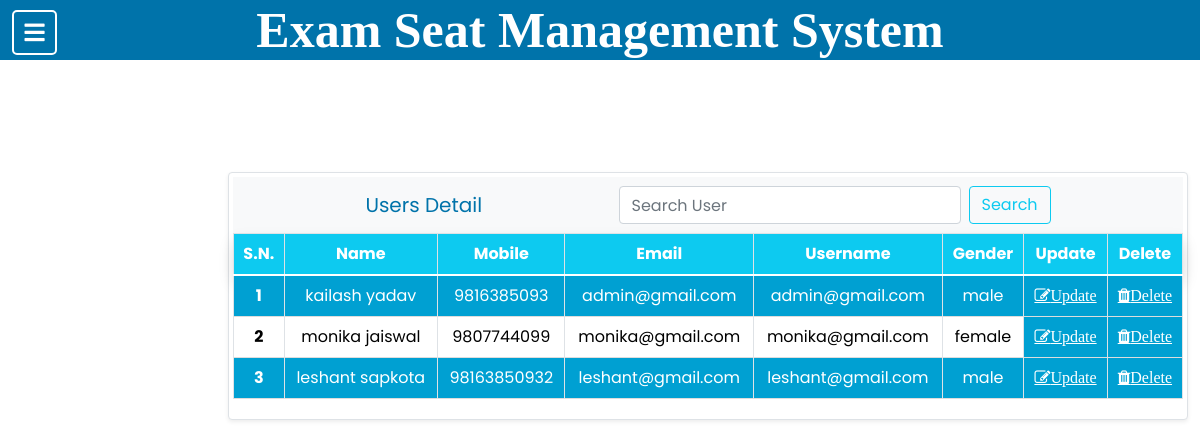
Page /nav/nav_user_status.php (signed in) on the committed database.
### tables this page shows
CREATE TABLE `user` (
  `user_id` int(5) NOT NULL,
  `first_name` varchar(100) NOT NULL,
  `last_name` varchar(100) NOT NULL,
  `mobile` bigint(10) NOT NULL,
  `email` varchar(100) NOT NULL,
  `username` varchar(100) NOT NULL,
  `password` varchar(100) NOT NULL,
  `gender` varchar(10) NOT NULL,
  `role` int(1) NOT NULL,
  `status` int(1) NOT NULL
);

### view/view_user.php (the view, shortened to what this page needs)
<!DOCTYPE html>
<html lang="en">
<head>
    <link rel="stylesheet" href="https://cdn.jsdelivr.net/npm/bootstrap@4.3.1/dist/css/bootstrap.min.css">
    <link href="https://cdn.jsdelivr.net/npm/bootstrap@5.0.2/dist/css/bootstrap.min.css" rel="stylesheet">
    <link rel="stylesheet" href="https://cdnjs.cloudflare.com/ajax/libs/font-awesome/5.15.3/css/all.min.css" />
    <link rel="stylesheet" href="https://cdnjs.cloudflare.com/ajax/libs/font-awesome/4.7.0/css/font-awesome.min.css">
    <link rel="stylesheet" href="../CSS/navtest.css">
    <link rel="stylesheet" href="../CSS/view.css">
</head>
<body>
    <?php
    include("../connection.php");
    $sql = "SELECT * FROM user;";
    $result = mysqli_query($connection, $sql) or die("Querry Failed! " . mysqli_error($connection));
    ?>
    <div class="fixed-top row border shadow-sm p-1 mb-1 bg-body rounded" id="container">
        <nav class="navbar navbar-light bg-light">
            <a class="navbar-brand">Users Detail</a>
            <form class="form-inline" action="#" method="post">
                <input class="form-control mr-sm-2" type="search" placeholder="Search User" name="username" aria-label="Search">
                <button class="btn btn-outline-info my-2 my-sm-0" type="submit" name="search">Search</button>
            </form>
        </nav>
        <table class="table table-bordered" id="table">
            <thead>
                <tr class="shadow p-3 mb-5 bg-info rounded">
                    <th scope="col">S.N.</th>
                    <th scope="col">Name</th>
                    <th scope="col">Mobile</th>
                    <th scope="col">Email</th>
                    <th scope="col">Username</th>
                    <th scope="col">Gender</th>
                    <th scope="col">Update</th>
                    <th scope="col">Delete</th>
                </tr>
            </thead>
            <tbody>
                <tr>
                    <?php
                    if (isset($_POST["search"])) {
                        $flag = true;
                        $search_user = $_POST["username"];
                        $sql_search = "SELECT * FROM user WHERE user_id='$search_user' OR CONCAT(first_name,' ', last_name) LIKE '%" . $search_user . "%';";
                        $search_result = mysqli_query($connection, $sql_search) or die("Querry Failed! " . mysqli_error($connection));
                        if ($flag) {
                            $count = 0;
                            while ($row = mysqli_fetch_assoc($search_result)) {
                                $row['user_id'];
                                echo ("<th>" . ++$count . "</th>");
                                echo "<td>" . $row['first_name'] . "  " .  $row['last_name'] . "</td>";
                                echo "<td>" . $row['mobile'] . "</td>";
                                echo "<td>" . $row['email'] . "</td>";
                                echo "<td>" . $row['username'] . "</td>";
                                echo "<td>" . $row['gender'] . "</td>";
                    ?>
                                <th id="update"><a href='../nav/nav_update_user.php? user_id="<?php echo ($row["user_id"]) ?>"' class="fa fa-pencil-square-o" aria-hidden="true">Update</a></th>
                                <th id="delete"><a href='../delete/delete_user.php? user_id="<?php echo ($row["user_id"]) ?>"' class="fa fa-trash" aria-hidden="true" onclick='return check_delete()'>Delete</a></th>
                            <?php echo ("</tr>");
                            }
                        }
                    } else {
                        $count = 0;
                        while ($row = mysqli_fetch_assoc($result)) {
                            echo ("<th>" . ++$count . "</th>");
                            echo "<td>" . $row['first_name'] . "  " .  $row['last_name'] . "</td>";
                            echo "<td>" . $row['mobile'] . "</td>";
                            echo "<td>" . $row['email'] . "</td>";
                            echo "<td>" . $row['username'] . "</td>";
                            echo "<td>" . $row['gender'] . "</td>";
                            ?>
                            <th id="update"><a href='../nav/nav_update_user.php? user_id="<?php echo ($row["user_id"]) ?>"' class="fa fa-pencil-square-o" aria-hidden="true">Update</a></th>
                            <th id="delete"><a href='../delete/delete_user.php? user_id="<?php echo ($row["user_id"]) ?>"' class="fa fa-trash" aria-hidden="true" onclick="return check_delete()">Delete</a></th>
                    <?php echo ("</tr>");
                        }
                    } ?>
            </tbody>
        </table>
    </div>
</body>
</html>

### CSS/navbar.css (style rules this page uses)
* { margin: 0; padding: 0; box-sizing: border-box; font-family: 'Poppins', sans-serif; }

### CSS/view.css (style rules this page uses)
tr:nth-child(odd) { background-color: #00a0d2; border-bottom: 1px solid #dddddd; color: white; }
a:link { color: white; }
#update, #delete { background-color: #00a0d2; text-align: center; }
#container { width: 80%; margin-left: 19%; margin-top: -19%; }
#table { margin-right: 2%; width: 100%; position: sticky; }
table thead { padding: 50%; }

### header.php (style rules this page uses)
* { margin: auto; }

### rows in the picture
user: first_name "kailash", last_name "yadav", mobile "9816385093", email "admin@gmail.com", username "admin@gmail.com", gender "male"
user: first_name "monika", last_name "jaiswal", mobile "9807744099", email "monika@gmail.com", username "monika@gmail.com", gender "female"
user: first_name "leshant", last_name "sapkota", mobile "98163850932", email "leshant@gmail.com", username "leshant@gmail.com", gender "male"
